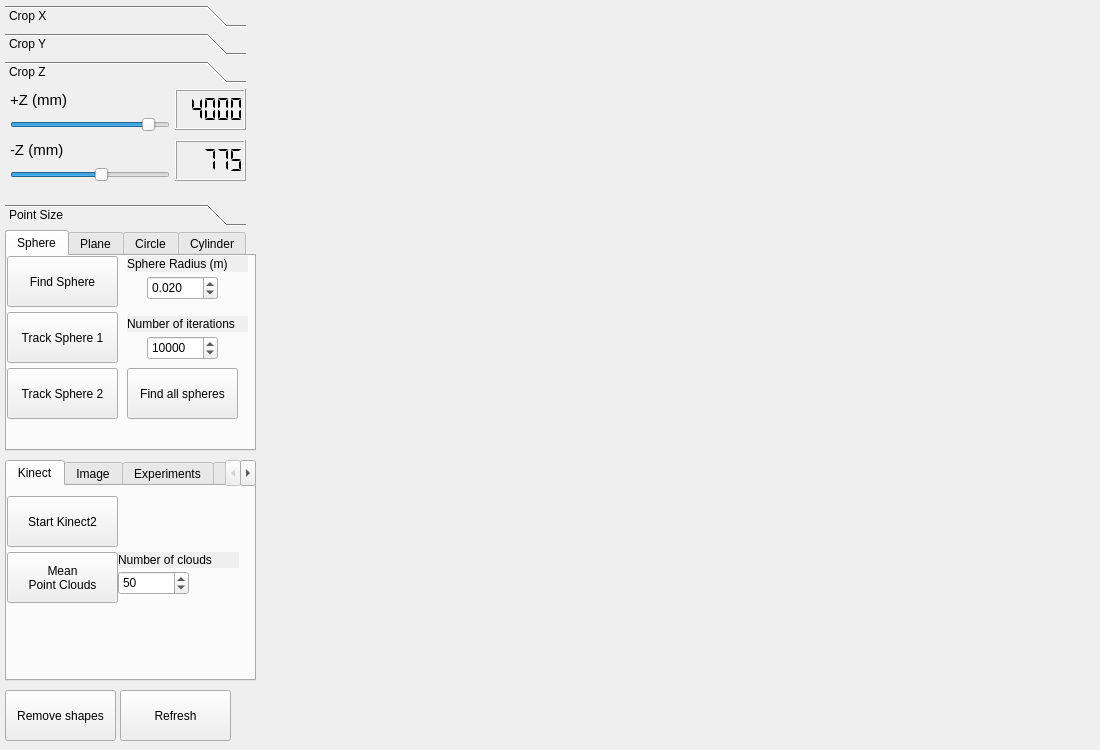
<?xml version="1.0" encoding="UTF-8"?>
<ui version="4.0">
 <class>PCLViewer</class>
 <widget class="QMainWindow" name="PCLViewer">
  <property name="geometry">
   <rect>
    <x>0</x>
    <y>0</y>
    <width>1100</width>
    <height>750</height>
   </rect>
  </property>
  <property name="minimumSize">
   <size>
    <width>0</width>
    <height>0</height>
   </size>
  </property>
  <property name="maximumSize">
   <size>
    <width>5000</width>
    <height>5000</height>
   </size>
  </property>
  <property name="windowTitle">
   <string>PCLViewer</string>
  </property>
  <widget class="QWidget" name="centralwidget">
   <widget class="QVTKWidget" name="qvtkWidget" native="true">
    <property name="geometry">
     <rect>
      <x>270</x>
      <y>0</y>
      <width>801</width>
      <height>621</height>
     </rect>
    </property>
    <property name="autoFillBackground">
     <bool>true</bool>
    </property>
   </widget>
   <widget class="QPushButton" name="pushButton_removeShapes">
    <property name="geometry">
     <rect>
      <x>5</x>
      <y>690</y>
      <width>111</width>
      <height>51</height>
     </rect>
    </property>
    <property name="text">
     <string>Remove shapes</string>
    </property>
   </widget>
   <widget class="QPushButton" name="pushButton_refresh">
    <property name="geometry">
     <rect>
      <x>120</x>
      <y>690</y>
      <width>111</width>
      <height>51</height>
     </rect>
    </property>
    <property name="text">
     <string>Refresh</string>
    </property>
   </widget>
   <widget class="QToolBox" name="toolBox">
    <property name="geometry">
     <rect>
      <x>5</x>
      <y>5</y>
      <width>241</width>
      <height>221</height>
     </rect>
    </property>
    <property name="currentIndex">
     <number>2</number>
    </property>
    <widget class="QWidget" name="page">
     <property name="geometry">
      <rect>
       <x>0</x>
       <y>0</y>
       <width>241</width>
       <height>97</height>
      </rect>
     </property>
     <attribute name="label">
      <string>Crop X</string>
     </attribute>
     <widget class="QLabel" name="label">
      <property name="geometry">
       <rect>
        <x>5</x>
        <y>0</y>
        <width>151</width>
        <height>21</height>
       </rect>
      </property>
      <property name="font">
       <font>
        <pointsize>11</pointsize>
        <weight>50</weight>
        <italic>false</italic>
        <bold>false</bold>
       </font>
      </property>
      <property name="text">
       <string>+X (mm)</string>
      </property>
     </widget>
     <widget class="QSlider" name="slider_X">
      <property name="geometry">
       <rect>
        <x>5</x>
        <y>21</y>
        <width>160</width>
        <height>29</height>
       </rect>
      </property>
      <property name="minimum">
       <number>-5000</number>
      </property>
      <property name="maximum">
       <number>5000</number>
      </property>
      <property name="pageStep">
       <number>1</number>
      </property>
      <property name="value">
       <number>2000</number>
      </property>
      <property name="sliderPosition">
       <number>2000</number>
      </property>
      <property name="orientation">
       <enum>Qt::Horizontal</enum>
      </property>
     </widget>
     <widget class="QLCDNumber" name="lcdnumber_X">
      <property name="geometry">
       <rect>
        <x>170</x>
        <y>0</y>
        <width>71</width>
        <height>41</height>
       </rect>
      </property>
      <property name="digitCount">
       <number>5</number>
      </property>
      <property name="segmentStyle">
       <enum>QLCDNumber::Flat</enum>
      </property>
      <property name="intValue" stdset="0">
       <number>2000</number>
      </property>
     </widget>
     <widget class="QSlider" name="slider_X_2">
      <property name="geometry">
       <rect>
        <x>5</x>
        <y>71</y>
        <width>160</width>
        <height>29</height>
       </rect>
      </property>
      <property name="minimum">
       <number>-5000</number>
      </property>
      <property name="maximum">
       <number>5000</number>
      </property>
      <property name="pageStep">
       <number>1</number>
      </property>
      <property name="value">
       <number>-2000</number>
      </property>
      <property name="sliderPosition">
       <number>-2000</number>
      </property>
      <property name="orientation">
       <enum>Qt::Horizontal</enum>
      </property>
     </widget>
     <widget class="QLabel" name="label_9">
      <property name="geometry">
       <rect>
        <x>5</x>
        <y>50</y>
        <width>151</width>
        <height>21</height>
       </rect>
      </property>
      <property name="font">
       <font>
        <pointsize>11</pointsize>
        <weight>50</weight>
        <italic>false</italic>
        <bold>false</bold>
       </font>
      </property>
      <property name="text">
       <string>-X (mm)</string>
      </property>
     </widget>
     <widget class="QLCDNumber" name="lcdnumber_X_2">
      <property name="geometry">
       <rect>
        <x>170</x>
        <y>50</y>
        <width>71</width>
        <height>41</height>
       </rect>
      </property>
      <property name="digitCount">
       <number>5</number>
      </property>
      <property name="segmentStyle">
       <enum>QLCDNumber::Flat</enum>
      </property>
      <property name="intValue" stdset="0">
       <number>-2000</number>
      </property>
     </widget>
    </widget>
    <widget class="QWidget" name="page_2">
     <property name="geometry">
      <rect>
       <x>0</x>
       <y>0</y>
       <width>241</width>
       <height>97</height>
      </rect>
     </property>
     <attribute name="label">
      <string>Crop Y</string>
     </attribute>
     <widget class="QLCDNumber" name="lcdNumber_Y">
      <property name="geometry">
       <rect>
        <x>170</x>
        <y>0</y>
        <width>71</width>
        <height>41</height>
       </rect>
      </property>
      <property name="digitCount">
       <number>5</number>
      </property>
      <property name="segmentStyle">
       <enum>QLCDNumber::Flat</enum>
      </property>
      <property name="intValue" stdset="0">
       <number>2000</number>
      </property>
     </widget>
     <widget class="QLabel" name="label_2">
      <property name="geometry">
       <rect>
        <x>5</x>
        <y>0</y>
        <width>151</width>
        <height>21</height>
       </rect>
      </property>
      <property name="minimumSize">
       <size>
        <width>133</width>
        <height>0</height>
       </size>
      </property>
      <property name="font">
       <font>
        <pointsize>11</pointsize>
        <weight>50</weight>
        <italic>false</italic>
        <bold>false</bold>
       </font>
      </property>
      <property name="text">
       <string>+Y (mm)</string>
      </property>
     </widget>
     <widget class="QSlider" name="slider_Y">
      <property name="geometry">
       <rect>
        <x>5</x>
        <y>21</y>
        <width>160</width>
        <height>29</height>
       </rect>
      </property>
      <property name="minimum">
       <number>-5000</number>
      </property>
      <property name="maximum">
       <number>5000</number>
      </property>
      <property name="value">
       <number>2000</number>
      </property>
      <property name="sliderPosition">
       <number>2000</number>
      </property>
      <property name="orientation">
       <enum>Qt::Horizontal</enum>
      </property>
     </widget>
     <widget class="QLabel" name="label_10">
      <property name="geometry">
       <rect>
        <x>5</x>
        <y>50</y>
        <width>151</width>
        <height>21</height>
       </rect>
      </property>
      <property name="minimumSize">
       <size>
        <width>133</width>
        <height>0</height>
       </size>
      </property>
      <property name="font">
       <font>
        <pointsize>11</pointsize>
        <weight>50</weight>
        <italic>false</italic>
        <bold>false</bold>
       </font>
      </property>
      <property name="text">
       <string>-Y (mm)</string>
      </property>
     </widget>
     <widget class="QSlider" name="slider_Y_2">
      <property name="geometry">
       <rect>
        <x>5</x>
        <y>71</y>
        <width>160</width>
        <height>29</height>
       </rect>
      </property>
      <property name="minimum">
       <number>-5000</number>
      </property>
      <property name="maximum">
       <number>5000</number>
      </property>
      <property name="pageStep">
       <number>1</number>
      </property>
      <property name="value">
       <number>-2000</number>
      </property>
      <property name="sliderPosition">
       <number>-2000</number>
      </property>
      <property name="orientation">
       <enum>Qt::Horizontal</enum>
      </property>
     </widget>
     <widget class="QLCDNumber" name="lcdNumber_Y_2">
      <property name="geometry">
       <rect>
        <x>170</x>
        <y>51</y>
        <width>71</width>
        <height>41</height>
       </rect>
      </property>
      <property name="digitCount">
       <number>5</number>
      </property>
      <property name="segmentStyle">
       <enum>QLCDNumber::Flat</enum>
      </property>
      <property name="intValue" stdset="0">
       <number>-2000</number>
      </property>
     </widget>
    </widget>
    <widget class="QWidget" name="page_3">
     <property name="geometry">
      <rect>
       <x>0</x>
       <y>0</y>
       <width>241</width>
       <height>97</height>
      </rect>
     </property>
     <attribute name="label">
      <string>Crop Z</string>
     </attribute>
     <widget class="QSlider" name="slider_Z">
      <property name="geometry">
       <rect>
        <x>5</x>
        <y>21</y>
        <width>160</width>
        <height>29</height>
       </rect>
      </property>
      <property name="minimum">
       <number>-5000</number>
      </property>
      <property name="maximum">
       <number>5000</number>
      </property>
      <property name="pageStep">
       <number>1</number>
      </property>
      <property name="value">
       <number>4000</number>
      </property>
      <property name="sliderPosition">
       <number>4000</number>
      </property>
      <property name="orientation">
       <enum>Qt::Horizontal</enum>
      </property>
     </widget>
     <widget class="QLabel" name="label_3">
      <property name="geometry">
       <rect>
        <x>5</x>
        <y>0</y>
        <width>151</width>
        <height>21</height>
       </rect>
      </property>
      <property name="font">
       <font>
        <pointsize>11</pointsize>
        <weight>50</weight>
        <italic>false</italic>
        <bold>false</bold>
       </font>
      </property>
      <property name="text">
       <string>+Z (mm)</string>
      </property>
     </widget>
     <widget class="QLCDNumber" name="lcdNumber_Z">
      <property name="geometry">
       <rect>
        <x>170</x>
        <y>0</y>
        <width>71</width>
        <height>41</height>
       </rect>
      </property>
      <property name="digitCount">
       <number>5</number>
      </property>
      <property name="segmentStyle">
       <enum>QLCDNumber::Flat</enum>
      </property>
      <property name="value" stdset="0">
       <double>4000.000000000000000</double>
      </property>
      <property name="intValue" stdset="0">
       <number>4000</number>
      </property>
     </widget>
     <widget class="QLabel" name="label_12">
      <property name="geometry">
       <rect>
        <x>5</x>
        <y>50</y>
        <width>151</width>
        <height>21</height>
       </rect>
      </property>
      <property name="font">
       <font>
        <pointsize>11</pointsize>
        <weight>50</weight>
        <italic>false</italic>
        <bold>false</bold>
       </font>
      </property>
      <property name="text">
       <string>-Z (mm)</string>
      </property>
     </widget>
     <widget class="QSlider" name="slider_Z_2">
      <property name="geometry">
       <rect>
        <x>5</x>
        <y>71</y>
        <width>160</width>
        <height>29</height>
       </rect>
      </property>
      <property name="minimum">
       <number>-5000</number>
      </property>
      <property name="maximum">
       <number>5000</number>
      </property>
      <property name="pageStep">
       <number>1</number>
      </property>
      <property name="value">
       <number>775</number>
      </property>
      <property name="sliderPosition">
       <number>775</number>
      </property>
      <property name="orientation">
       <enum>Qt::Horizontal</enum>
      </property>
     </widget>
     <widget class="QLCDNumber" name="lcdNumber_Z_2">
      <property name="geometry">
       <rect>
        <x>170</x>
        <y>51</y>
        <width>71</width>
        <height>41</height>
       </rect>
      </property>
      <property name="digitCount">
       <number>5</number>
      </property>
      <property name="segmentStyle">
       <enum>QLCDNumber::Flat</enum>
      </property>
      <property name="value" stdset="0">
       <double>775.000000000000000</double>
      </property>
      <property name="intValue" stdset="0">
       <number>775</number>
      </property>
     </widget>
    </widget>
    <widget class="QWidget" name="page_4">
     <property name="geometry">
      <rect>
       <x>0</x>
       <y>0</y>
       <width>241</width>
       <height>97</height>
      </rect>
     </property>
     <attribute name="label">
      <string>Point Size</string>
     </attribute>
     <widget class="QLCDNumber" name="lcdNumber_p">
      <property name="geometry">
       <rect>
        <x>170</x>
        <y>0</y>
        <width>71</width>
        <height>41</height>
       </rect>
      </property>
      <property name="digitCount">
       <number>1</number>
      </property>
      <property name="segmentStyle">
       <enum>QLCDNumber::Flat</enum>
      </property>
      <property name="intValue" stdset="0">
       <number>2</number>
      </property>
     </widget>
     <widget class="QLabel" name="label_4">
      <property name="geometry">
       <rect>
        <x>5</x>
        <y>-1</y>
        <width>151</width>
        <height>21</height>
       </rect>
      </property>
      <property name="font">
       <font>
        <pointsize>11</pointsize>
        <weight>50</weight>
        <italic>false</italic>
        <bold>false</bold>
       </font>
      </property>
      <property name="text">
       <string>Point size</string>
      </property>
     </widget>
     <widget class="QSlider" name="horizontalSlider_p">
      <property name="geometry">
       <rect>
        <x>5</x>
        <y>20</y>
        <width>160</width>
        <height>29</height>
       </rect>
      </property>
      <property name="minimum">
       <number>1</number>
      </property>
      <property name="maximum">
       <number>6</number>
      </property>
      <property name="value">
       <number>2</number>
      </property>
      <property name="orientation">
       <enum>Qt::Horizontal</enum>
      </property>
     </widget>
    </widget>
   </widget>
   <widget class="QTabWidget" name="tabWidget">
    <property name="geometry">
     <rect>
      <x>5</x>
      <y>230</y>
      <width>251</width>
      <height>221</height>
     </rect>
    </property>
    <property name="currentIndex">
     <number>0</number>
    </property>
    <widget class="QWidget" name="tab">
     <attribute name="title">
      <string>Sphere</string>
     </attribute>
     <widget class="QPushButton" name="pushButton_findSphere">
      <property name="geometry">
       <rect>
        <x>0</x>
        <y>0</y>
        <width>111</width>
        <height>51</height>
       </rect>
      </property>
      <property name="text">
       <string>Find Sphere</string>
      </property>
     </widget>
     <widget class="QLabel" name="label_5">
      <property name="geometry">
       <rect>
        <x>120</x>
        <y>0</y>
        <width>121</width>
        <height>16</height>
       </rect>
      </property>
      <property name="autoFillBackground">
       <bool>true</bool>
      </property>
      <property name="text">
       <string>Sphere Radius (m)</string>
      </property>
     </widget>
     <widget class="QDoubleSpinBox" name="box_sphRadius">
      <property name="geometry">
       <rect>
        <x>140</x>
        <y>20</y>
        <width>71</width>
        <height>24</height>
       </rect>
      </property>
      <property name="decimals">
       <number>3</number>
      </property>
      <property name="singleStep">
       <double>0.001000000000000</double>
      </property>
      <property name="value">
       <double>0.020000000000000</double>
      </property>
     </widget>
     <widget class="QPushButton" name="pushButton_trackSphere">
      <property name="geometry">
       <rect>
        <x>0</x>
        <y>56</y>
        <width>111</width>
        <height>51</height>
       </rect>
      </property>
      <property name="text">
       <string>Track Sphere 1</string>
      </property>
     </widget>
     <widget class="QPushButton" name="pushButton_trackSphere2">
      <property name="geometry">
       <rect>
        <x>0</x>
        <y>112</y>
        <width>111</width>
        <height>51</height>
       </rect>
      </property>
      <property name="text">
       <string>Track Sphere 2</string>
      </property>
     </widget>
     <widget class="QPushButton" name="pushButton_findAllSpheres">
      <property name="geometry">
       <rect>
        <x>120</x>
        <y>112</y>
        <width>111</width>
        <height>51</height>
       </rect>
      </property>
      <property name="text">
       <string>Find all spheres</string>
      </property>
     </widget>
     <widget class="QDoubleSpinBox" name="box_iterations">
      <property name="geometry">
       <rect>
        <x>140</x>
        <y>80</y>
        <width>71</width>
        <height>24</height>
       </rect>
      </property>
      <property name="decimals">
       <number>0</number>
      </property>
      <property name="maximum">
       <double>999999999.000000000000000</double>
      </property>
      <property name="singleStep">
       <double>1000.000000000000000</double>
      </property>
      <property name="value">
       <double>10000.000000000000000</double>
      </property>
     </widget>
     <widget class="QLabel" name="label_13">
      <property name="geometry">
       <rect>
        <x>120</x>
        <y>60</y>
        <width>121</width>
        <height>16</height>
       </rect>
      </property>
      <property name="autoFillBackground">
       <bool>true</bool>
      </property>
      <property name="text">
       <string>Number of iterations</string>
      </property>
     </widget>
    </widget>
    <widget class="QWidget" name="tab_2">
     <attribute name="title">
      <string>Plane</string>
     </attribute>
     <widget class="QPushButton" name="pushButton_findPlane">
      <property name="geometry">
       <rect>
        <x>0</x>
        <y>0</y>
        <width>111</width>
        <height>51</height>
       </rect>
      </property>
      <property name="text">
       <string>Find Plane</string>
      </property>
     </widget>
     <widget class="QLabel" name="label_6">
      <property name="geometry">
       <rect>
        <x>120</x>
        <y>0</y>
        <width>121</width>
        <height>16</height>
       </rect>
      </property>
      <property name="autoFillBackground">
       <bool>true</bool>
      </property>
      <property name="text">
       <string>Inlier treshold (mm)</string>
      </property>
     </widget>
     <widget class="QDoubleSpinBox" name="box_inlierTresh">
      <property name="geometry">
       <rect>
        <x>140</x>
        <y>20</y>
        <width>71</width>
        <height>24</height>
       </rect>
      </property>
      <property name="decimals">
       <number>1</number>
      </property>
      <property name="singleStep">
       <double>0.100000000000000</double>
      </property>
      <property name="value">
       <double>5.000000000000000</double>
      </property>
     </widget>
     <widget class="QPushButton" name="pushButton_segmentPlane">
      <property name="geometry">
       <rect>
        <x>0</x>
        <y>56</y>
        <width>111</width>
        <height>51</height>
       </rect>
      </property>
      <property name="text">
       <string>Segment Plane</string>
      </property>
     </widget>
     <widget class="QCheckBox" name="checkBox_segment">
      <property name="geometry">
       <rect>
        <x>120</x>
        <y>76</y>
        <width>111</width>
        <height>21</height>
       </rect>
      </property>
      <property name="text">
       <string>Keep previous</string>
      </property>
      <property name="checked">
       <bool>true</bool>
      </property>
     </widget>
     <widget class="QPushButton" name="pushButton_trackPlane">
      <property name="geometry">
       <rect>
        <x>0</x>
        <y>112</y>
        <width>111</width>
        <height>51</height>
       </rect>
      </property>
      <property name="text">
       <string>Track plane</string>
      </property>
     </widget>
    </widget>
    <widget class="QWidget" name="tab_3">
     <attribute name="title">
      <string>Circle</string>
     </attribute>
     <widget class="QPushButton" name="pushButton_findCircle">
      <property name="geometry">
       <rect>
        <x>10</x>
        <y>10</y>
        <width>111</width>
        <height>51</height>
       </rect>
      </property>
      <property name="text">
       <string>Find Circle</string>
      </property>
     </widget>
    </widget>
    <widget class="QWidget" name="tab_4">
     <attribute name="title">
      <string>Cylinder</string>
     </attribute>
     <widget class="QPushButton" name="pushButton_findCylinder">
      <property name="geometry">
       <rect>
        <x>0</x>
        <y>10</y>
        <width>111</width>
        <height>51</height>
       </rect>
      </property>
      <property name="text">
       <string>Find Cylinder</string>
      </property>
     </widget>
     <widget class="QLabel" name="label_7">
      <property name="geometry">
       <rect>
        <x>120</x>
        <y>10</y>
        <width>121</width>
        <height>16</height>
       </rect>
      </property>
      <property name="autoFillBackground">
       <bool>true</bool>
      </property>
      <property name="text">
       <string>Cylinder Radius (m)</string>
      </property>
     </widget>
     <widget class="QDoubleSpinBox" name="box_cylRadius">
      <property name="geometry">
       <rect>
        <x>140</x>
        <y>30</y>
        <width>71</width>
        <height>24</height>
       </rect>
      </property>
      <property name="decimals">
       <number>3</number>
      </property>
      <property name="singleStep">
       <double>0.001000000000000</double>
      </property>
      <property name="value">
       <double>0.084000000000000</double>
      </property>
     </widget>
     <widget class="QDoubleSpinBox" name="box_cylTresh">
      <property name="geometry">
       <rect>
        <x>130</x>
        <y>100</y>
        <width>71</width>
        <height>24</height>
       </rect>
      </property>
      <property name="decimals">
       <number>0</number>
      </property>
      <property name="maximum">
       <double>100.000000000000000</double>
      </property>
      <property name="singleStep">
       <double>0.010000000000000</double>
      </property>
      <property name="value">
       <double>10.000000000000000</double>
      </property>
     </widget>
     <widget class="QLabel" name="label_11">
      <property name="geometry">
       <rect>
        <x>110</x>
        <y>80</y>
        <width>121</width>
        <height>16</height>
       </rect>
      </property>
      <property name="autoFillBackground">
       <bool>true</bool>
      </property>
      <property name="text">
       <string>Inlier tolerance (%)</string>
      </property>
     </widget>
     <widget class="QDoubleSpinBox" name="box_meanK_2">
      <property name="geometry">
       <rect>
        <x>10</x>
        <y>750</y>
        <width>71</width>
        <height>24</height>
       </rect>
      </property>
      <property name="decimals">
       <number>0</number>
      </property>
      <property name="maximum">
       <double>1000.000000000000000</double>
      </property>
      <property name="singleStep">
       <double>1.000000000000000</double>
      </property>
      <property name="value">
       <double>50.000000000000000</double>
      </property>
     </widget>
    </widget>
   </widget>
   <widget class="QTabWidget" name="tabWidget_2">
    <property name="geometry">
     <rect>
      <x>5</x>
      <y>460</y>
      <width>251</width>
      <height>221</height>
     </rect>
    </property>
    <property name="currentIndex">
     <number>0</number>
    </property>
    <widget class="QWidget" name="tab_5">
     <attribute name="title">
      <string>Kinect</string>
     </attribute>
     <widget class="QPushButton" name="pushButton_startKinect">
      <property name="geometry">
       <rect>
        <x>0</x>
        <y>10</y>
        <width>111</width>
        <height>51</height>
       </rect>
      </property>
      <property name="text">
       <string>Start Kinect2</string>
      </property>
     </widget>
     <widget class="QPushButton" name="pushButton_meanPointClouds">
      <property name="geometry">
       <rect>
        <x>0</x>
        <y>66</y>
        <width>111</width>
        <height>51</height>
       </rect>
      </property>
      <property name="text">
       <string>Mean
Point Clouds</string>
      </property>
     </widget>
     <widget class="QDoubleSpinBox" name="box_nrDatasets">
      <property name="geometry">
       <rect>
        <x>111</x>
        <y>85</y>
        <width>71</width>
        <height>24</height>
       </rect>
      </property>
      <property name="decimals">
       <number>0</number>
      </property>
      <property name="maximum">
       <double>1000.000000000000000</double>
      </property>
      <property name="singleStep">
       <double>1.000000000000000</double>
      </property>
      <property name="value">
       <double>50.000000000000000</double>
      </property>
     </widget>
     <widget class="QLabel" name="label_8">
      <property name="geometry">
       <rect>
        <x>111</x>
        <y>66</y>
        <width>121</width>
        <height>16</height>
       </rect>
      </property>
      <property name="autoFillBackground">
       <bool>true</bool>
      </property>
      <property name="text">
       <string>Number of clouds</string>
      </property>
     </widget>
    </widget>
    <widget class="QWidget" name="tab_6">
     <attribute name="title">
      <string>Image</string>
     </attribute>
     <widget class="QPushButton" name="pushButton_saveImage">
      <property name="geometry">
       <rect>
        <x>0</x>
        <y>90</y>
        <width>151</width>
        <height>35</height>
       </rect>
      </property>
      <property name="text">
       <string>Save image</string>
      </property>
     </widget>
     <widget class="QPushButton" name="pushButton_loadImage">
      <property name="geometry">
       <rect>
        <x>0</x>
        <y>10</y>
        <width>151</width>
        <height>35</height>
       </rect>
      </property>
      <property name="text">
       <string>Load image</string>
      </property>
     </widget>
     <widget class="QPushButton" name="pushButton_write">
      <property name="geometry">
       <rect>
        <x>10</x>
        <y>130</y>
        <width>111</width>
        <height>51</height>
       </rect>
      </property>
      <property name="text">
       <string>Write to file</string>
      </property>
     </widget>
     <widget class="QCheckBox" name="checkBox_keepImage">
      <property name="geometry">
       <rect>
        <x>0</x>
        <y>50</y>
        <width>151</width>
        <height>35</height>
       </rect>
      </property>
      <property name="text">
       <string>Keep previous</string>
      </property>
      <property name="checked">
       <bool>false</bool>
      </property>
     </widget>
    </widget>
    <widget class="QWidget" name="tab_7">
     <attribute name="title">
      <string>Experiments</string>
     </attribute>
     <widget class="QPushButton" name="pushButton_addNoise">
      <property name="geometry">
       <rect>
        <x>0</x>
        <y>10</y>
        <width>111</width>
        <height>21</height>
       </rect>
      </property>
      <property name="text">
       <string>Add noise</string>
      </property>
     </widget>
     <widget class="QLabel" name="label_14">
      <property name="geometry">
       <rect>
        <x>150</x>
        <y>10</y>
        <width>81</width>
        <height>16</height>
       </rect>
      </property>
      <property name="autoFillBackground">
       <bool>true</bool>
      </property>
      <property name="text">
       <string>Noise (%)</string>
      </property>
     </widget>
     <widget class="QDoubleSpinBox" name="box_noise">
      <property name="geometry">
       <rect>
        <x>140</x>
        <y>30</y>
        <width>71</width>
        <height>24</height>
       </rect>
      </property>
      <property name="decimals">
       <number>0</number>
      </property>
      <property name="maximum">
       <double>100000000.000000000000000</double>
      </property>
      <property name="singleStep">
       <double>1.000000000000000</double>
      </property>
      <property name="value">
       <double>50.000000000000000</double>
      </property>
     </widget>
     <widget class="QPushButton" name="pushButton_normalize">
      <property name="geometry">
       <rect>
        <x>0</x>
        <y>60</y>
        <width>111</width>
        <height>21</height>
       </rect>
      </property>
      <property name="text">
       <string>Normalize</string>
      </property>
     </widget>
     <widget class="QPushButton" name="pushButton_findSphereEx">
      <property name="geometry">
       <rect>
        <x>0</x>
        <y>90</y>
        <width>111</width>
        <height>21</height>
       </rect>
      </property>
      <property name="text">
       <string>Find Sphere</string>
      </property>
     </widget>
     <widget class="QPushButton" name="pushButton_removeNoise">
      <property name="geometry">
       <rect>
        <x>0</x>
        <y>30</y>
        <width>111</width>
        <height>21</height>
       </rect>
      </property>
      <property name="text">
       <string>Remove noise</string>
      </property>
     </widget>
     <widget class="QPushButton" name="pushButton_findCylinderEx">
      <property name="geometry">
       <rect>
        <x>0</x>
        <y>120</y>
        <width>111</width>
        <height>21</height>
       </rect>
      </property>
      <property name="text">
       <string>Find Cylinder</string>
      </property>
     </widget>
    </widget>
    <widget class="QWidget" name="tab_8">
     <attribute name="title">
      <string>Transformation</string>
     </attribute>
     <widget class="QPushButton" name="pushButton_doStuff">
      <property name="geometry">
       <rect>
        <x>10</x>
        <y>10</y>
        <width>151</width>
        <height>51</height>
       </rect>
      </property>
      <property name="text">
       <string>Apply transformation</string>
      </property>
     </widget>
     <widget class="QPushButton" name="pushButton_confirm">
      <property name="geometry">
       <rect>
        <x>10</x>
        <y>70</y>
        <width>151</width>
        <height>35</height>
       </rect>
      </property>
      <property name="text">
       <string>Confirm Object 1
(point)</string>
      </property>
     </widget>
    </widget>
   </widget>
  </widget>
 </widget>
 <customwidgets>
  <customwidget>
   <class>QVTKWidget</class>
   <extends>QWidget</extends>
   <header>QVTKWidget.h</header>
  </customwidget>
 </customwidgets>
 <resources/>
 <connections>
  <connection>
   <sender>slider_Y</sender>
   <signal>sliderMoved(int)</signal>
   <receiver>lcdNumber_Y</receiver>
   <slot>display(int)</slot>
   <hints>
    <hint type="sourcelabel">
     <x>165</x>
     <y>111</y>
    </hint>
    <hint type="destinationlabel">
     <x>234</x>
     <y>103</y>
    </hint>
   </hints>
  </connection>
  <connection>
   <sender>horizontalSlider_p</sender>
   <signal>sliderMoved(int)</signal>
   <receiver>lcdNumber_p</receiver>
   <slot>display(int)</slot>
   <hints>
    <hint type="sourcelabel">
     <x>135</x>
     <y>169</y>
    </hint>
    <hint type="destinationlabel">
     <x>245</x>
     <y>161</y>
    </hint>
   </hints>
  </connection>
  <connection>
   <sender>slider_X</sender>
   <signal>sliderMoved(int)</signal>
   <receiver>lcdnumber_X</receiver>
   <slot>display(int)</slot>
   <hints>
    <hint type="sourcelabel">
     <x>135</x>
     <y>83</y>
    </hint>
    <hint type="destinationlabel">
     <x>221</x>
     <y>74</y>
    </hint>
   </hints>
  </connection>
  <connection>
   <sender>slider_X_2</sender>
   <signal>sliderMoved(int)</signal>
   <receiver>lcdnumber_X_2</receiver>
   <slot>display(int)</slot>
   <hints>
    <hint type="sourcelabel">
     <x>122</x>
     <y>124</y>
    </hint>
    <hint type="destinationlabel">
     <x>204</x>
     <y>116</y>
    </hint>
   </hints>
  </connection>
  <connection>
   <sender>slider_Z</sender>
   <signal>sliderMoved(int)</signal>
   <receiver>lcdNumber_Z</receiver>
   <slot>display(int)</slot>
   <hints>
    <hint type="sourcelabel">
     <x>164</x>
     <y>140</y>
    </hint>
    <hint type="destinationlabel">
     <x>223</x>
     <y>132</y>
    </hint>
   </hints>
  </connection>
  <connection>
   <sender>slider_Y_2</sender>
   <signal>sliderMoved(int)</signal>
   <receiver>lcdNumber_Y_2</receiver>
   <slot>display(int)</slot>
   <hints>
    <hint type="sourcelabel">
     <x>136</x>
     <y>144</y>
    </hint>
    <hint type="destinationlabel">
     <x>193</x>
     <y>139</y>
    </hint>
   </hints>
  </connection>
  <connection>
   <sender>slider_Z_2</sender>
   <signal>sliderMoved(int)</signal>
   <receiver>lcdNumber_Z_2</receiver>
   <slot>display(int)</slot>
   <hints>
    <hint type="sourcelabel">
     <x>125</x>
     <y>176</y>
    </hint>
    <hint type="destinationlabel">
     <x>199</x>
     <y>171</y>
    </hint>
   </hints>
  </connection>
 </connections>
</ui>
